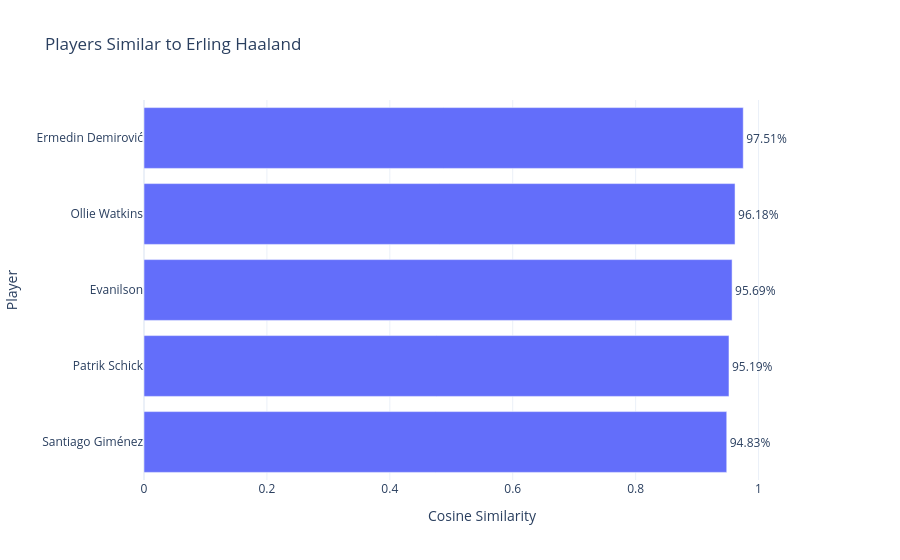

Here is the notebook cell this chart was saved with:
### Code cell
plot_similar_players("Erling Haaland", top_n=5)

### Figure 1 — Plotly figure (JSON) as saved in the notebook; plotly's stock layout.template omitted (floating-point values rounded to 4 significant figures)
{"data": [{"customdata": [["Milan", "FW"], ["Leverkusen", "FW"], ["Bournemouth", "FW"], ["Aston Villa", "FW"], ["Stuttgart", "FW"]], "hovertemplate": "Cosine Similarity=%{text}<br>Player=%{y}<br>Squad=%{customdata[0]}<br>Pos=%{customdata[1]}<extra></extra>", "legendgroup": "", "marker": {"color": "#636efa", "pattern": {"shape": ""}}, "name": "", "orientation": "h", "showlegend": false, "text": [0.9483, 0.9519, 0.9569, 0.9618, 0.9751], "textposition": "outside", "texttemplate": "%{x:.2%}", "type": "bar", "x": [0.9483, 0.9519, 0.9569, 0.9618, 0.9751], "xaxis": "x", "y": ["Santiago Giménez", "Patrik Schick", "Evanilson", "Ollie Watkins", "Ermedin Demirović"], "yaxis": "y"}], "layout": {"barmode": "relative", "legend": {"tracegroupgap": 0}, "title": {"text": "Players Similar to Erling Haaland"}, "xaxis": {"anchor": "y", "domain": [0, 1], "range": [0, 1.1], "title": {"text": "Cosine Similarity"}}, "yaxis": {"anchor": "x", "domain": [0, 1], "title": {"text": "Player"}}}}
